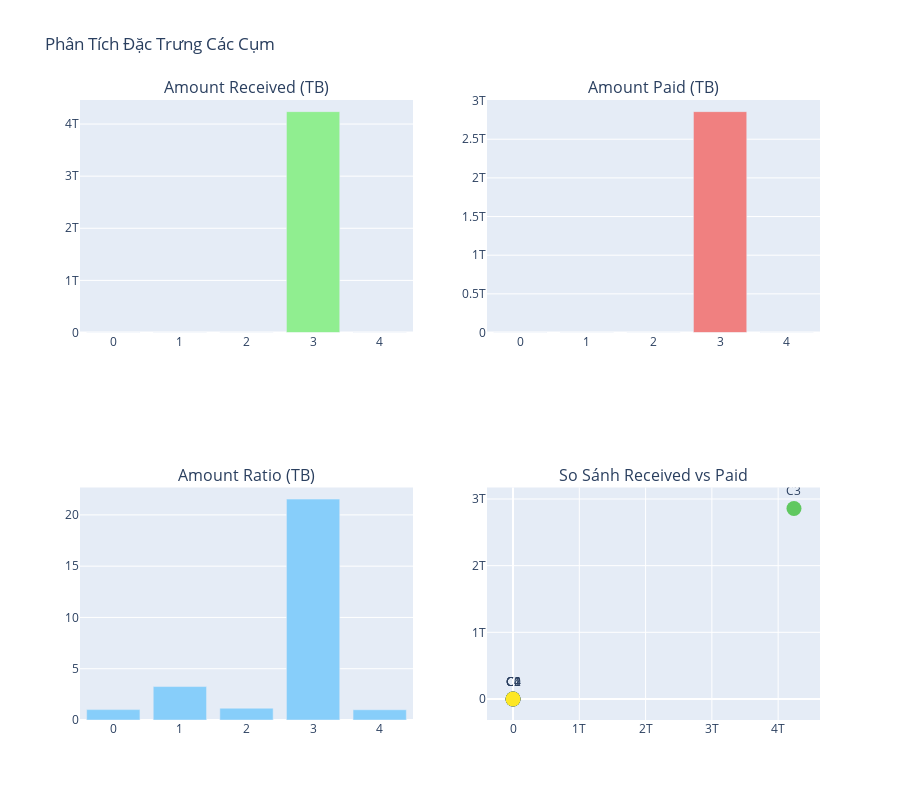

The cell this chart's notebook holds for it:
### Markdown cell above
<a id="7"></a>
## 7. 📊 So Sánh Đặc Trưng Giữa Các Cụm

### Code cell
# So sánh amount_received và amount_paid
fig = make_subplots(
    rows=2, cols=2,
    subplot_titles=(
        'Amount Received (TB)',
        'Amount Paid (TB)',
        'Amount Ratio (TB)',
        'So Sánh Received vs Paid'
    ),
    specs=[[{"type": "bar"}, {"type": "bar"}],
           [{"type": "bar"}, {"type": "scatter"}]]
)

cluster_feat_pd = cluster_features.to_pandas()

# Amount Received
fig.add_trace(
    go.Bar(x=cluster_feat_pd['cluster'], y=cluster_feat_pd['avg_amount_received'],
           name='Received', marker_color='lightgreen'),
    row=1, col=1
)

# Amount Paid
fig.add_trace(
    go.Bar(x=cluster_feat_pd['cluster'], y=cluster_feat_pd['avg_amount_paid'],
           name='Paid', marker_color='lightcoral'),
    row=1, col=2
)

# Ratio
fig.add_trace(
    go.Bar(x=cluster_feat_pd['cluster'], y=cluster_feat_pd['avg_ratio'],
           name='Ratio', marker_color='lightskyblue'),
    row=2, col=1
)

# Scatter: Received vs Paid
fig.add_trace(
    go.Scatter(
        x=cluster_feat_pd['avg_amount_received'],
        y=cluster_feat_pd['avg_amount_paid'],
        mode='markers+text',
        text=[f'C{i}' for i in cluster_feat_pd['cluster']],
        textposition='top center',
        marker=dict(size=15, color=cluster_feat_pd['cluster'], colorscale='Viridis'),
        name='Cụm'
    ),
    row=2, col=2
)

fig.update_layout(height=800, showlegend=False, title_text="Phân Tích Đặc Trưng Các Cụm")
fig.show()

### Figure 1 — Plotly figure (JSON) as saved in the notebook; plotly's stock layout.template omitted (floating-point values rounded to 4 significant figures)
{"data": [{"marker": {"color": "lightgreen"}, "name": "Received", "type": "bar", "x": [0, 1, 2, 3, 4], "xaxis": "x", "y": [8621000.0, 4568000.0, 4257000.0, 4239000000000.0, 804.1], "yaxis": "y"}, {"marker": {"color": "lightcoral"}, "name": "Paid", "type": "bar", "x": [0, 1, 2, 3, 4], "xaxis": "x2", "y": [8630000.0, 2498000.0, 2457000.0, 2857000000000.0, 804.1], "yaxis": "y2"}, {"marker": {"color": "lightskyblue"}, "name": "Ratio", "type": "bar", "x": [0, 1, 2, 3, 4], "xaxis": "x3", "y": [1.012, 3.262, 1.149, 21.54, 1.0], "yaxis": "y3"}, {"marker": {"color": [0, 1, 2, 3, 4], "colorscale": [[0, "#440154"], [0.1111, "#482878"], [0.2222, "#3e4989"], [0.3333, "#31688e"], [0.4444, "#26828e"], [0.5556, "#1f9e89"], [0.6667, "#35b779"], [0.7778, "#6ece58"], [0.8889, "#b5de2b"], [1, "#fde725"]], "size": 15}, "mode": "markers+text", "name": "Cụm", "text": ["C0", "C1", "C2", "C3", "C4"], "textposition": "top center", "type": "scatter", "x": [8621000.0, 4568000.0, 4257000.0, 4239000000000.0, 804.1], "xaxis": "x4", "y": [8630000.0, 2498000.0, 2457000.0, 2857000000000.0, 804.1], "yaxis": "y4"}], "layout": {"annotations": [{"font": {"size": 16}, "showarrow": false, "text": "Amount Received (TB)", "x": 0.225, "xanchor": "center", "xref": "paper", "y": 1, "yanchor": "bottom", "yref": "paper"}, {"font": {"size": 16}, "showarrow": false, "text": "Amount Paid (TB)", "x": 0.775, "xanchor": "center", "xref": "paper", "y": 1, "yanchor": "bottom", "yref": "paper"}, {"font": {"size": 16}, "showarrow": false, "text": "Amount Ratio (TB)", "x": 0.225, "xanchor": "center", "xref": "paper", "y": 0.375, "yanchor": "bottom", "yref": "paper"}, {"font": {"size": 16}, "showarrow": false, "text": "So Sánh Received vs Paid", "x": 0.775, "xanchor": "center", "xref": "paper", "y": 0.375, "yanchor": "bottom", "yref": "paper"}], "height": 800, "showlegend": false, "title": {"text": "Phân Tích Đặc Trưng Các Cụm"}, "xaxis": {"anchor": "y", "domain": [0, 0.45]}, "xaxis2": {"anchor": "y2", "domain": [0.55, 1]}, "xaxis3": {"anchor": "y3", "domain": [0, 0.45]}, "xaxis4": {"anchor": "y4", "domain": [0.55, 1]}, "yaxis": {"anchor": "x", "domain": [0.625, 1]}, "yaxis2": {"anchor": "x2", "domain": [0.625, 1]}, "yaxis3": {"anchor": "x3", "domain": [0, 0.375]}, "yaxis4": {"anchor": "x4", "domain": [0, 0.375]}}}
